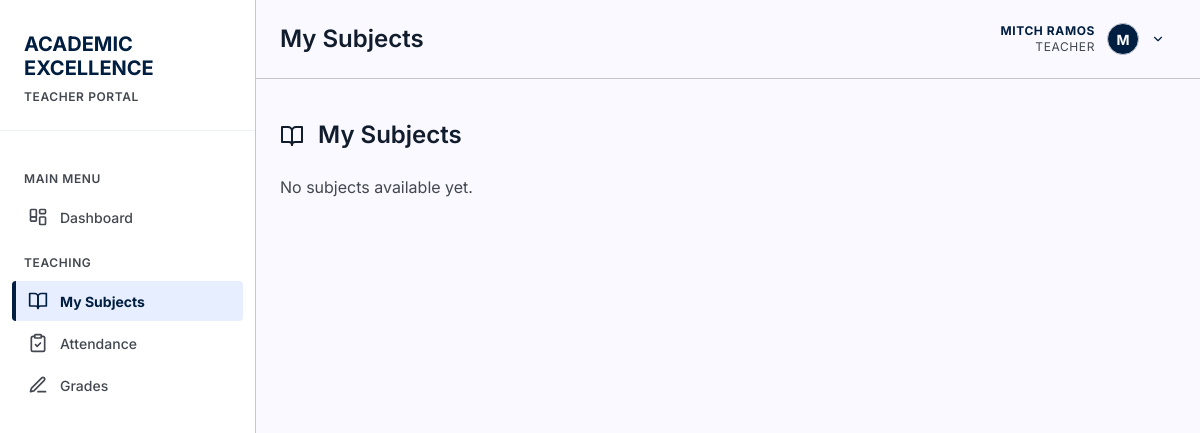
The page /pages/subjects.php (signed in) on the database as committed earlier.
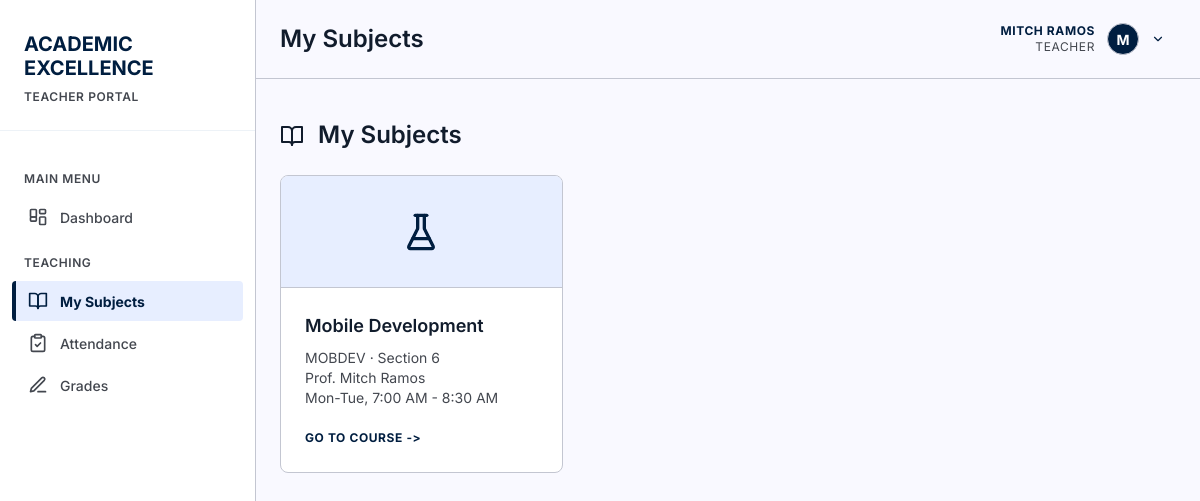
The same page on the database as committed later.
### tables this page shows
CREATE TABLE course_sections (
            id INTEGER PRIMARY KEY AUTOINCREMENT,
            subject_id INTEGER NOT NULL,
            instructor_id INTEGER NOT NULL,
            term_id INTEGER NOT NULL,
            section_code TEXT NOT NULL,
            room TEXT,
            schedule TEXT,
            capacity INTEGER CHECK(capacity IS NULL OR capacity > 0),
            status TEXT NOT NULL DEFAULT 'Open' CHECK(status IN ('Open', 'Closed', 'Completed', 'Cancelled')),
            created_at DATETIME NOT NULL DEFAULT CURRENT_TIMESTAMP,
            updated_at DATETIME NOT NULL DEFAULT CURRENT_TIMESTAMP, block_id INTEGER REFERENCES blocks(id) ON DELETE SET NULL,
            UNIQUE(subject_id, term_id, section_code),
            FOREIGN KEY (subject_id) REFERENCES subjects(id) ON DELETE RESTRICT,
            FOREIGN KEY (instructor_id) REFERENCES instructors(id) ON DELETE RESTRICT,
            FOREIGN KEY (term_id) REFERENCES academic_terms(id) ON DELETE RESTRICT
        );

CREATE TABLE subjects (
        id INTEGER PRIMARY KEY AUTOINCREMENT,
        subject_code TEXT UNIQUE NOT NULL,
        subject_name TEXT NOT NULL,
        description TEXT,
        credits INTEGER DEFAULT 3,
        created_at TIMESTAMP DEFAULT CURRENT_TIMESTAMP
    , department_id INTEGER REFERENCES departments(id) ON DELETE SET NULL, course_level INTEGER, is_active INTEGER NOT NULL DEFAULT 1 CHECK(is_active IN (0, 1)), updated_at DATETIME);

CREATE TABLE instructors (
            id INTEGER PRIMARY KEY AUTOINCREMENT,
            user_id INTEGER NOT NULL UNIQUE,
            employee_id TEXT NOT NULL UNIQUE,
            first_name TEXT NOT NULL,
            last_name TEXT NOT NULL,
            email TEXT UNIQUE,
            phone TEXT,
            department_id INTEGER,
            title TEXT,
            specialization TEXT,
            status TEXT NOT NULL DEFAULT 'Active' CHECK(status IN ('Active', 'Inactive', 'On Leave')),
            hired_date DATE,
            created_at DATETIME NOT NULL DEFAULT CURRENT_TIMESTAMP,
            updated_at DATETIME NOT NULL DEFAULT CURRENT_TIMESTAMP,
            FOREIGN KEY (user_id) REFERENCES users(id) ON DELETE CASCADE,
            FOREIGN KEY (department_id) REFERENCES departments(id) ON DELETE SET NULL
        );

### includes/auth.php (called while the page is built, shortened)
<?php
function currentUser() {
    static $user = false;
    if ($user === false) {
        $db = getDB();
        $stmt = $db->prepare("SELECT * FROM users WHERE id = :id AND is_active = 1");
        $stmt->execute([':id' => (int) $_SESSION['user_id']]);
        $user = $stmt->fetch() ?: null;
    }
    return $user;
}
function isLoggedIn() {
    return currentUser() !== null;
}
function requireLogin() {
    if (!isLoggedIn()) {
        header('Location: ' . baseUrl() . 'login.php');
        exit();
    }
}
function currentInstructor() {
    $user = currentUser();
    static $instructor = false;
    if ($instructor === false) {
        $db = getDB();
        $stmt = $db->prepare("SELECT * FROM instructors WHERE user_id = :uid LIMIT 1");
        $stmt->execute([':uid' => $user['id']]);
        $instructor = $stmt->fetch() ?: null;
    }
    return $instructor;
}

### pages/subjects.php (the view, shortened to what this page needs)
<?php
requireLogin();
$db = getDB();
$user = currentUser();
$iconClass = "
    CASE
        WHEN s.subject_code LIKE 'MATH%' THEN 'math'
        WHEN s.subject_code LIKE 'ENG%' THEN 'english'
        WHEN s.subject_code LIKE 'BIO%' THEN 'biology'
        WHEN s.subject_code LIKE 'CS%' OR s.subject_code LIKE 'PROG%' THEN 'programming'
        ELSE 'science'
    END
";
$subjects = [];
if ($user['role'] === 'student') {
    $student = currentStudent();
    $stmt = $db->prepare("
        SELECT s.id, s.subject_code, s.subject_name,
               $iconClass AS icon_class,
               cs.section_code, cs.schedule,
               ins.first_name, ins.last_name
        FROM enrollments e
        JOIN course_sections cs ON e.section_id = cs.id
        JOIN subjects s ON cs.subject_id = s.id
        JOIN instructors ins ON cs.instructor_id = ins.id
        WHERE e.student_id = :sid AND e.status = 'Enrolled'
        ORDER BY s.subject_name
    ");
    $stmt->execute([':sid' => $student['id']]);
    $subjects = $stmt->fetchAll();
} elseif ($user['role'] === 'instructor') {
    $instructor = currentInstructor();
    $stmt = $db->prepare("
        SELECT s.id, s.subject_code, s.subject_name,
               $iconClass AS icon_class,
               cs.section_code, cs.schedule,
               ins.first_name, ins.last_name
        FROM course_sections cs
        JOIN subjects s ON cs.subject_id = s.id
        JOIN instructors ins ON cs.instructor_id = ins.id
        WHERE cs.instructor_id = :iid
        ORDER BY s.subject_name
    ");
    $stmt->execute([':iid' => $instructor['id']]);
    $subjects = $stmt->fetchAll();
}
include '../includes/header.php';
?>
<div class="subjects-header">
    <h2><?php echo icon('book-open', 24); ?> <?php echo $user['role'] === 'admin' ? 'Course Catalog' : 'My Subjects'; ?></h2>
</div>
<div class="subjects-grid">
    <?php if (empty($subjects)): ?>
        <p style="color: var(--ink-muted);">No subjects available yet.</p>
    <?php endif; ?>
    <?php foreach ($subjects as $subject): ?>
    <div class="subject-card">
        <div class="subject-card-icon <?php echo $subject['icon_class']; ?>">
            <?php echo icon(subjectIcon($subject['icon_class']), 40); ?>
        </div>
        <div class="subject-card-body">
            <h3 class="subject-card-title"><?php echo htmlspecialchars($subject['subject_name']); ?></h3>
            <p class="subject-card-section">
                <?php echo htmlspecialchars($subject['subject_code']); ?>
                <?php if ($subject['section_code']): ?>
                    &middot; Section <?php echo htmlspecialchars($subject['section_code']); ?>
                <?php endif; ?>
            </p>
            <p class="subject-card-professor">
                <?php if ($subject['first_name']): ?>
                    <?php echo htmlspecialchars('Prof. ' . $subject['first_name'] . ' ' . $subject['last_name']); ?>
                    <?php if ($subject['schedule']): ?>
                        <br><?php echo htmlspecialchars($subject['schedule']); ?>
                    <?php endif; ?>
                <?php else: ?>
                    Instructor assigned via schedule
                <?php endif; ?>
            </p>
            <a href="subject-detail.php?id=<?php echo $subject['id']; ?>" class="subject-card-link">GO TO COURSE</a>
        </div>
    </div>
    <?php endforeach; ?>
</div>
<?php include '../includes/footer.php'; ?>

### includes/icons.php (shortened to what this page needs)
<?php
function icon($name, $size = 20) {
    return '<svg xmlns="http://www.w3.org/2000/svg" width="' . $size . '" height="' . $size
        . '" viewBox="0 0 24 24" fill="none" stroke="currentColor" stroke-width="2"'
        . ' stroke-linecap="round" stroke-linejoin="round" aria-hidden="true">'
        . $icons[$name] . '</svg>';
}
function subjectIcon($class) {
    return [
        'math'        => 'sigma',
        'english'     => 'book',
        'biology'     => 'dna',
        'programming' => 'code'
    ][$class] ?? 'flask';
}

Rows that differ between the two databases and show on the page:
added course_sections: subject.subject_name "Mobile Development", subject.subject_code "MOBDEV", section_code "6", instructor.last_name "Prof. Mitch Ramos", schedule "Mon-Tue, 7:00 AM - 8:30 AM"
Other text that changed with them:
text no longer shown: "No subjects available yet."
